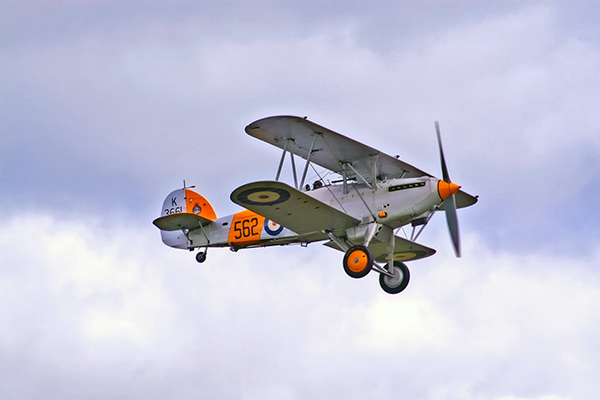
#> input picture workspace/python/18_computer_vision/images/airplane.bmp, 600 x 400 px
$ python 04_opencv_test.py
#> lines starting #> are read from the running program, lines starting #| are printed output that depends on the picture; after the words box and inside, x2 and y2 are one past the last pixel; in counts of white or black regions, pixels touching at a corner belong together
import cv2
from pathlib import Path

import numpy as np

IMG_DIR = Path() / ".." / "images"

airplane_bgr = cv2.imread(
    str(IMG_DIR / "airplane.bmp"),
    cv2.IMREAD_COLOR_BGR
)
#> airplane_bgr is the input picture: shape (400, 600, 3); mean B, G, R 217.1, 197.6, 196.8

# # # # # # # # # # # # 축 그려보기 # # # # # # # # # # # #

print(airplane_bgr.shape)
#| (400, 600, 3)

airplane_hsv = cv2.cvtColor(airplane_bgr, cv2.COLOR_BGR2HSV)
#> airplane_hsv: shape (400, 600, 3); mean H, S, V 111.5, 32.6, 219.9

print(airplane_hsv.shape)
#| (400, 600, 3)

airplane_gray = cv2.cvtColor(airplane_bgr, cv2.COLOR_BGR2GRAY)
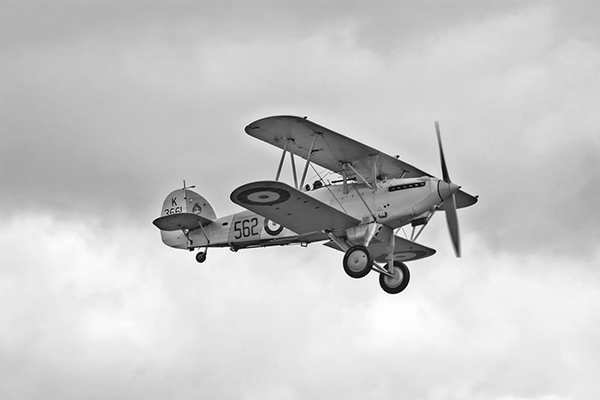
#> airplane_gray: shape (400, 600); min 0, max 255, mean 199.6

print(airplane_gray.shape)
#| (400, 600)

airplane_gray = np.expand_dims(airplane_gray, axis=-1)

print(airplane_gray.shape)
#| (400, 600, 1)

# # # # # # # # # # # # 이미지 출력해보기 # # # # # # # # # # # #

cv2.imshow("bgr", airplane_bgr)
cv2.waitKey(1)
cv2.destroyWindow("bgr")

cv2.imshow("gray", airplane_gray)
cv2.waitKey(1)
cv2.destroyWindow("gray")


airplane_gray2hsv = cv2.cvtColor(airplane_gray, cv2.COLOR_GRAY2BGR)
cv2.imshow("gray2hsv", airplane_gray2hsv)

cv2.waitKey(1)
cv2.destroyAllWindows()

print("gray2hsv.shape", airplane_gray2hsv.shape)
#| gray2hsv.shape (400, 600, 3)
print("gray2hsv[0, 0]", airplane_gray2hsv[0, 0])
#| gray2hsv[0, 0] [180 180 180]

print()

# # # # # # # # # # # # 이미지 크롭 하기 # # # # # # # # # # # #

w = airplane_bgr.shape[1]
#> w = 600
h = airplane_bgr.shape[0]
#> h = 400

airplane_crop = airplane_bgr[h*1//4:h*3//4, w*1//4:w*3//4]
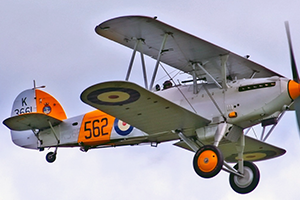
#> airplane_crop: shape (200, 300, 3); mean B, G, R 173.4, 163.6, 167

cv2.imshow("crop", airplane_crop)

cv2.waitKey(1)
cv2.destroyWindow("crop")

crop_hsv_lower = (0, 70, 70)
crop_hsv_upper = (17, 255, 255)

airplane_hsv_red_mask = cv2.inRange(airplane_hsv, crop_hsv_lower, crop_hsv_upper)
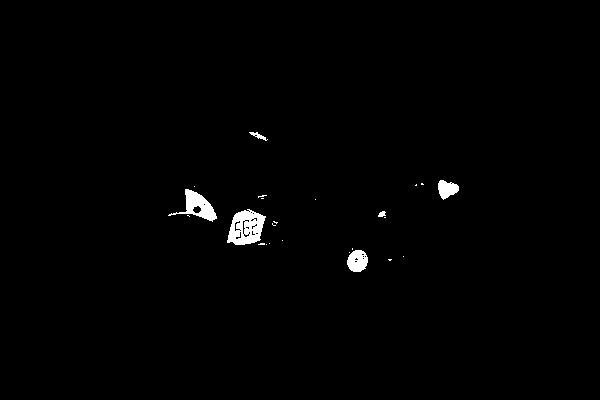
#> airplane_hsv_red_mask: shape (400, 600); 0.96% white; 24 white regions (18 under 20 px), largest, box (x1, y1, x2, y2) and area: (227, 209, 266, 245) 912, (168, 189, 217, 222) 604, (347, 250, 368, 272) 353, (438, 180, 459, 200) 276, (249, 132, 268, 141) 62, (378, 211, 386, 217) 34

print(
    np.unique(airplane_hsv_red_mask)
)
#| [  0 255]

cv2.imshow("airplane_hsv_red_mask", airplane_hsv_red_mask)

cv2.waitKey(1)
cv2.destroyAllWindows()

airplane_rgb_only_red_bool \
    = airplane_hsv_red_mask.astype(bool)

cv2.imshow("airplane_bgr", airplane_bgr)

cv2.imshow(
    "airplane_hsv_red_masked",
    np.expand_dims(airplane_hsv_red_mask, axis=-1) & airplane_bgr
       )
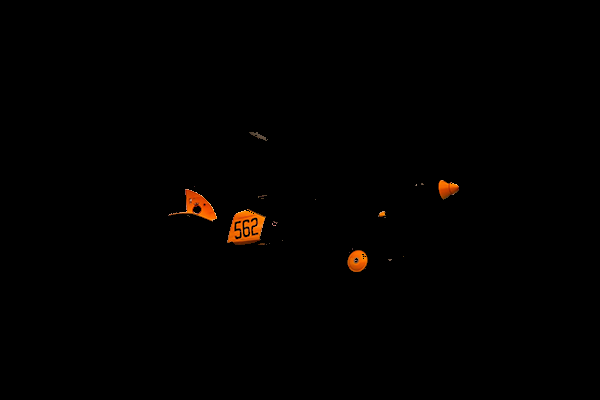
#> window 'airplane_hsv_red_masked': shape (400, 600, 3); mean B, G, R 0.1, 0.8, 1.9

cv2.waitKey(1)
cv2.destroyAllWindows()
cv2.waitKey(1)

cv2.imshow("hsv", airplane_hsv)
cv2.waitKey(1)
cv2.destroyAllWindows()

kernel= np.ones((2, 2), dtype=np.uint8)

airplane_hsv_red_mask_erotion = cv2.erode(
    airplane_hsv_red_mask,
    kernel,
    iterations=1
)
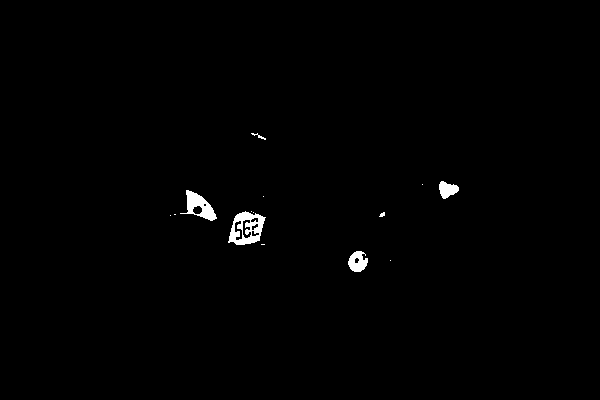
#> airplane_hsv_red_mask_erotion: shape (400, 600); 0.75% white; 14 white regions (8 under 20 px), largest, box (x1, y1, x2, y2) and area: (228, 211, 266, 245) 712, (180, 190, 217, 221) 495, (348, 251, 368, 272) 287, (439, 181, 459, 199) 233, (251, 133, 266, 140) 30, (379, 212, 385, 217) 20

airplane_hsv_red_mask_erotion_2 = cv2.erode(
    airplane_hsv_red_mask_erotion,
    kernel,
    iterations=1
)
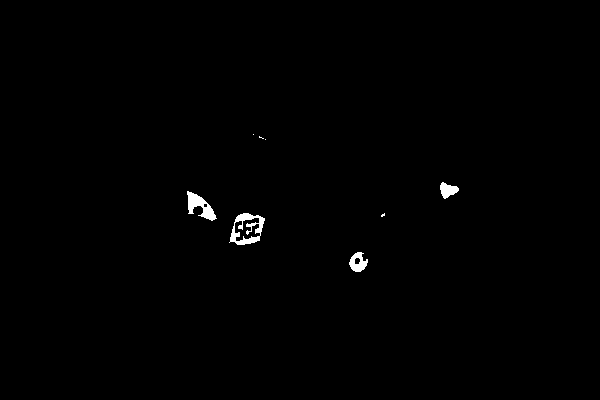
#> airplane_hsv_red_mask_erotion_2: shape (400, 600); 0.57% white; 8 white regions (4 under 20 px), largest, box (x1, y1, x2, y2) and area: (229, 213, 265, 245) 518, (187, 191, 217, 221) 403, (349, 252, 368, 272) 230, (440, 182, 459, 199) 195


cv2.imshow("before", airplane_hsv_red_mask)
cv2.imshow("erotion", airplane_hsv_red_mask_erotion)
cv2.imshow("erotion*2", airplane_hsv_red_mask_erotion_2)

airplane_hsv_red_mask_erotion_2_dilation = cv2.dilate(
    airplane_hsv_red_mask_erotion_2,
    kernel,
    iterations=1
)
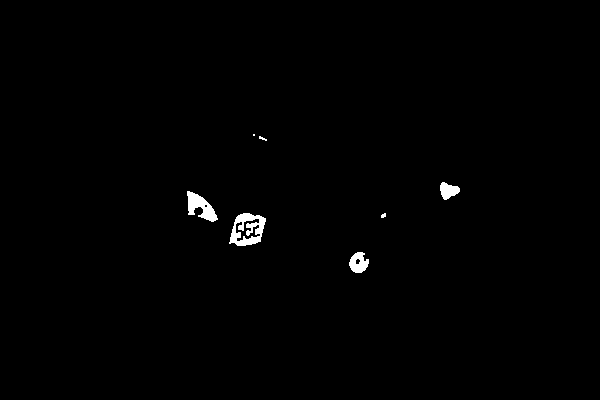
#> airplane_hsv_red_mask_erotion_2_dilation: shape (400, 600); 0.72% white; 7 white regions (3 under 20 px), largest, box (x1, y1, x2, y2) and area: (229, 213, 266, 246) 695, (187, 191, 218, 222) 484, (349, 252, 369, 273) 284, (440, 182, 460, 200) 232

cv2.imshow("erotion*2>dilation", airplane_hsv_red_mask_erotion_2_dilation)

cv2.waitKey(1)
cv2.destroyAllWindows()

print(np.unique(airplane_hsv_red_mask_erotion))
#| [  0 255]

print("\n === bitwise === \n")

rand_arr_1 = np.round(
    np.random.rand(10, 10)
)

print("rand_arr_1.sum()", rand_arr_1.sum())

rand_arr_2 = np.round(
    np.random.rand(10, 10)
)

print("rand_arr_2.sum()", rand_arr_2.sum())

bit_and = cv2.bitwise_and(rand_arr_1, rand_arr_2)

print("type(bit_and):", type(bit_and))
print("bit_and.sum():", bit_and.sum())

print()

bit_or = cv2.bitwise_or(rand_arr_1, rand_arr_2)

print("type(bit_or):", type(bit_or))
print("bit_or.sum():", bit_or.sum())

print()

bit_xor = cv2.bitwise_xor(rand_arr_1, rand_arr_2)

print("type(bit_xor):", type(bit_xor))
print("bit_xor.sum():", bit_xor.sum())

bit_1_not_2 = cv2.bitwise_and(rand_arr_1, cv2.bitwise_not(rand_arr_2))

print("type(bit_1_not_2):", type(bit_1_not_2))
print("bit_1_not_2.sum():", bit_1_not_2.sum())

print()

bit_2_not_1 = cv2.bitwise_and(rand_arr_2, cv2.bitwise_not(rand_arr_1))

print("type(bit_2_not_1):", type(bit_2_not_1))
print("bit_2_not_1.sum():", bit_2_not_1.sum())
